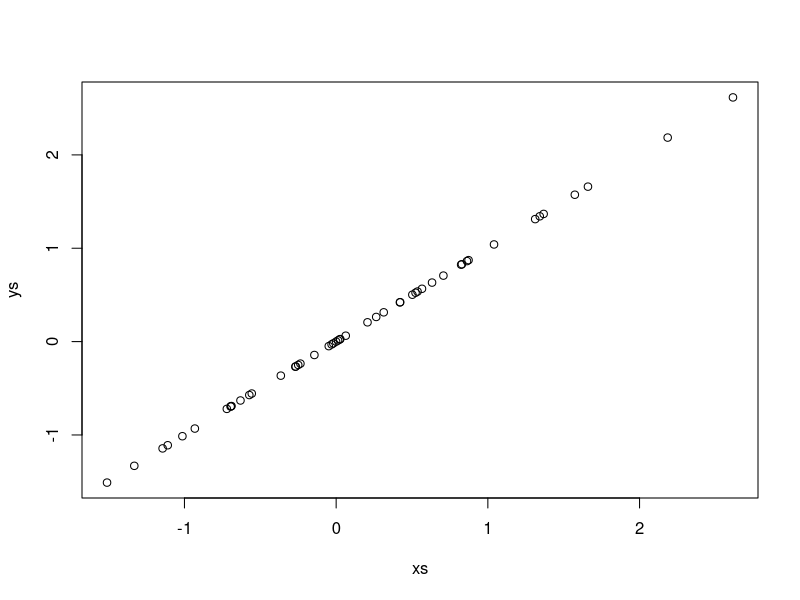
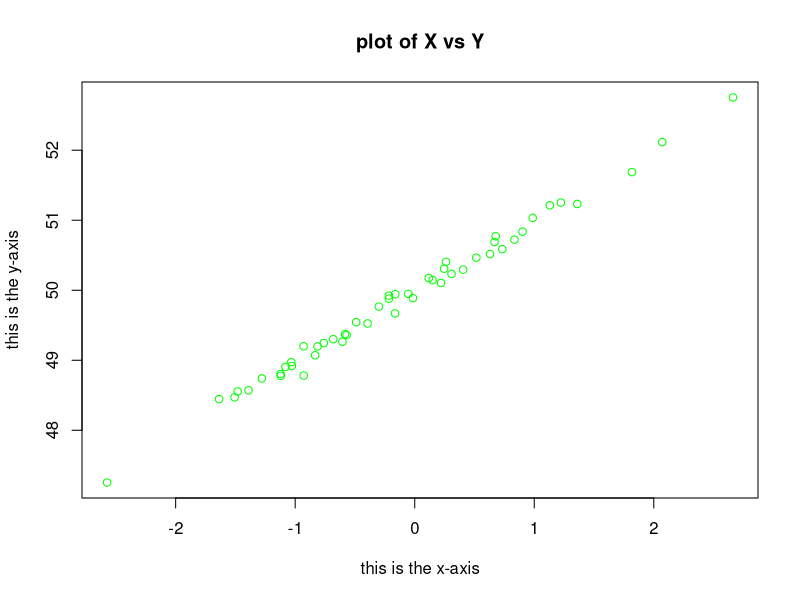
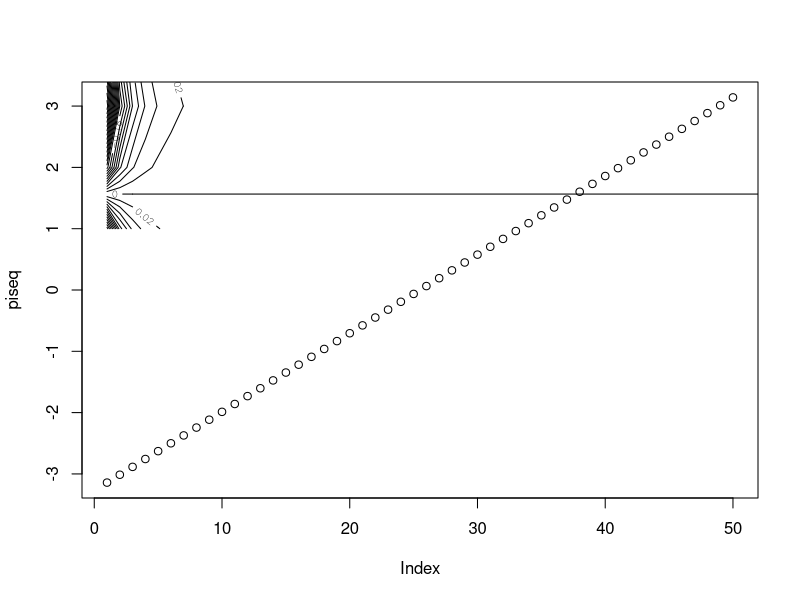
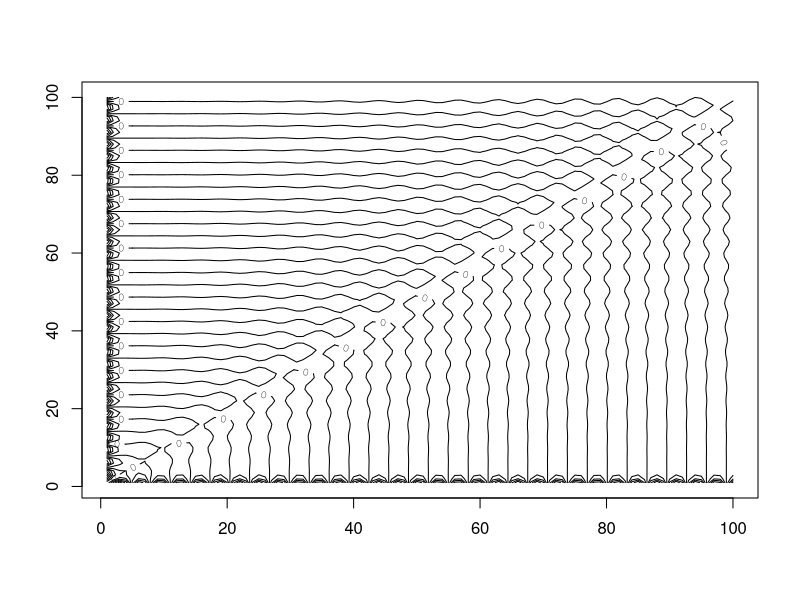
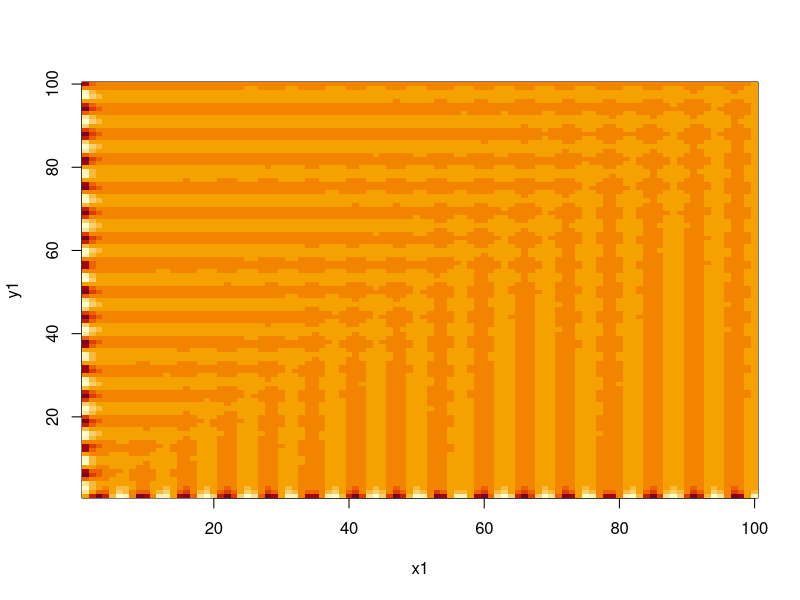
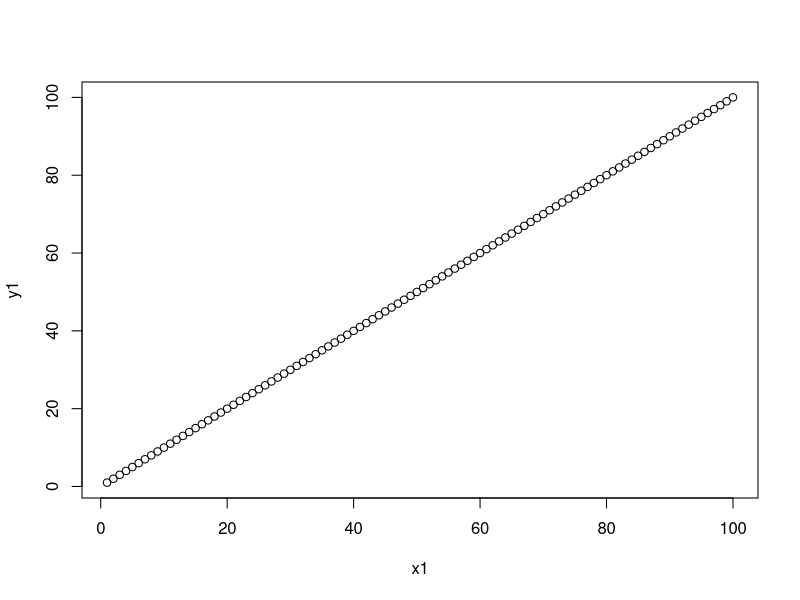

The R source for these figures, in order:
## Ch 2.3


# ch 2.3.1 basic commands

x<- c(1,6,2)
x 

y<- c(1,4,3)


length(x)
length(y) 

x + y


ls() 
rm(x,y)
ls()


rm(list=ls())


# matrix 

x <- matrix (data = c(1,2,3,4), nrow =2, ncol=2) # matrix from vector by col
x

y <- matrix (data = c(1,2,3,4), nrow =2, ncol=2, byrow = TRUE) # mtraix from vector by row
y

# sqrt and power 2 on each element in the matrix
sqrt(x)
x^2

# vector of random variables using rnorm

x1 <- rnorm(50)
y1 <- x1 + rnorm(50, mean = 50, sd = .1)
cor(x1,y1) # compute correlation 

# seeding randoms
set.seed(1303) 
xs<-rnorm(50)
set.seed(1303)
ys<-rnorm(50)
cor(xs,ys) # cor == 1 as seeding was used on both random number vectors

#mean, var, sqrt, sd
mean(ys)
var(ys)
sqrt(var(ys)) == sd(ys)

# 2.3.2 Graphics 

#scatter plot 
plot(xs,ys)
plot(x1,y1, 
     xlab="this is the x-axis", 
     ylab = "this is the y-axis",
     main="plot of X vs Y", col = "green")

# output to pdf or jpeg ?dev.off
pdf("x vs y.pdf")
plot(x1,y1, 
     xlab="this is the x-axis", 
     ylab = "this is the y-axis",
     main="plot of X vs Y", col = "green")
dev.off()
list.files()



# sequence function 

xseq <- seq(1,10)
xseq2 <- 1:10
xseq == xseq2
piseq <- seq(-pi, pi, length=50)
plot(piseq)


# plot countor 
x1 <- seq(100)
y1 <- seq(100)
f = outer(x1,y1,function(x1,y1){cos(y1)/(1+x1^2)})
contour(x1,y1,f, nlevels = 45, add = T)
fa = (f-t(f))/2
contour(x1,y1,fa, nlevels=15)
image(x1,y1,fa, theta = 30) #heatmap
plot(x1,y1)
